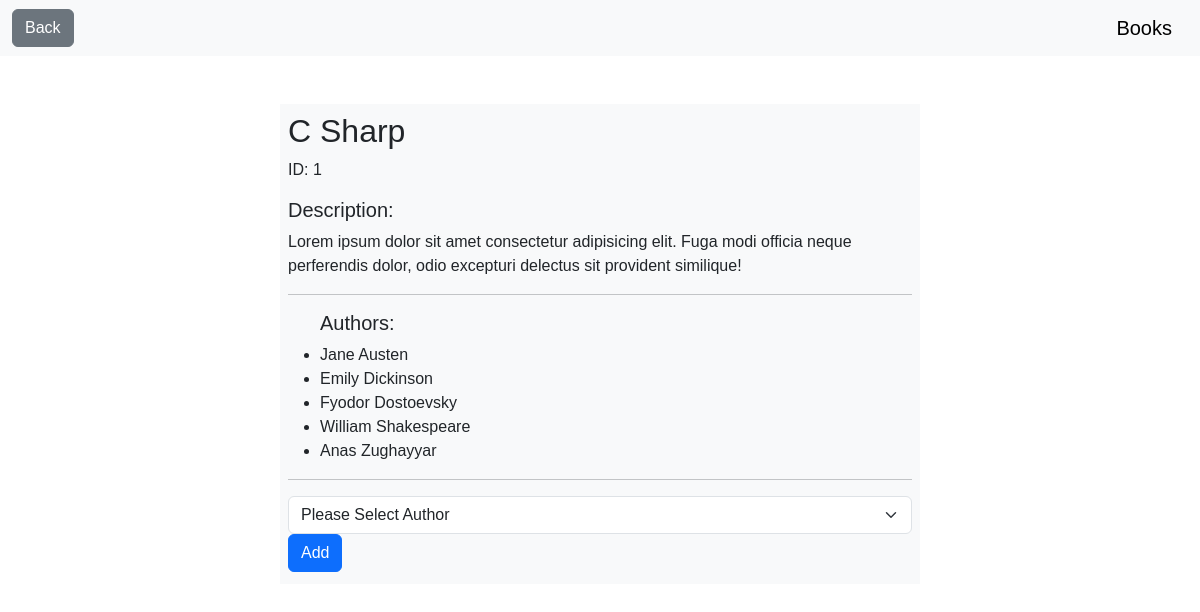
Before: /book/1 with the older database file.
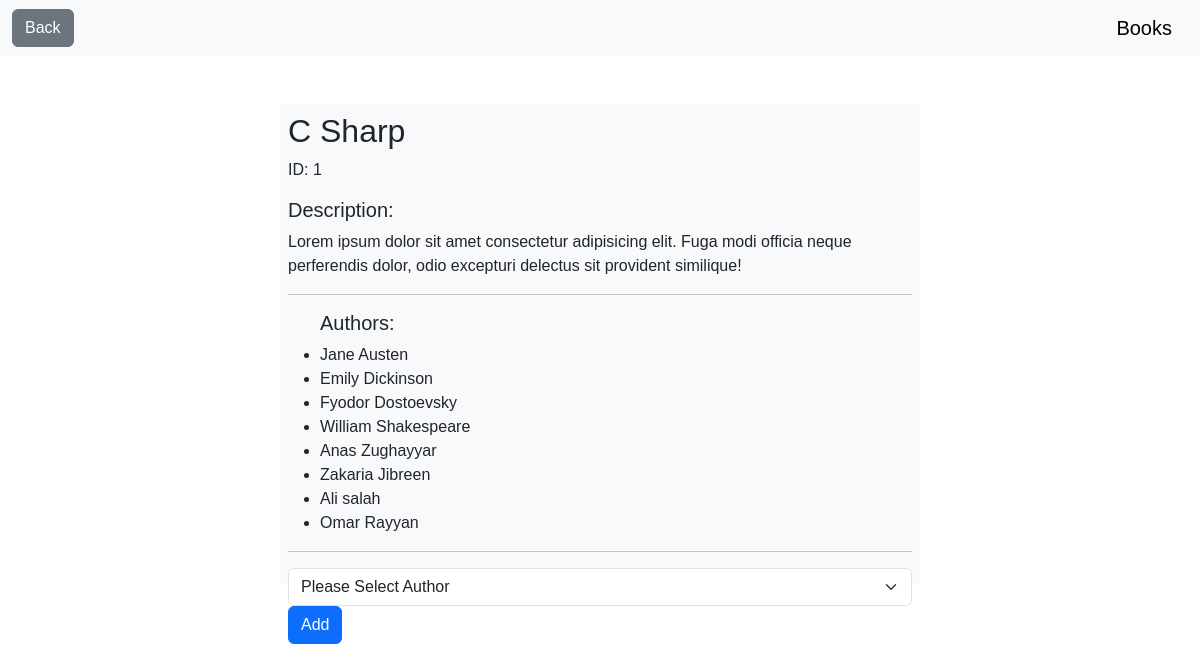
After: the same page with the newer database file.
### books_authors_app/models.py (models this page shows)
class Author(models.Model):
    first_name = models.CharField(max_length=45)
    last_name = models.CharField(max_length=45)
    books = models.ManyToManyField(Book, related_name="authors")
    created_at = models.DateTimeField(auto_now_add=True)
    updated_at = models.DateTimeField(auto_now=True)
    notes = models.TextField()

### books_authors_app/views.py (the view)
# urls.py: path('book/<int:id>', views.view_book),
def view_book(request, id):
    context = {
        'book' : models.get_book_by_id(id),
        'authors' : models.get_all_authors()
    }
    return render(request, "book_view.html", context)

### books_authors_app/models.py (called while the page is built)
def get_all_authors():
    return Author.objects.all()

def get_book_by_id(id):
    return Book.objects.get(id=id)

### books_authors_app/templates/book_view.html (shortened to what this page needs)
<!DOCTYPE html>
<html lang="en">
<head>
    {% load static %}
    <link rel="stylesheet" href="{% static 'css/bootstrap/bootstrap.css' %}">
    <link rel="stylesheet" href="{% static 'css/my_css/my_style.css' %}">
</head>
<body>
    <nav class="navbar bg-body-tertiary">
        <div class="container-fluid">
            <a href="/books" class="btn btn-secondary">Back</a>
            <a class="navbar-brand">Books</a>
        </div>
    </nav>
    <br>
    <br>
    <div class="container-book-view">
        <h2>{{ book.title }}</h2>
        <p>ID: {{ book.id }} </p>
        <h5>Description:</h5>
        <p>{{ book.desc }}</p>
        <hr>
        <ul>
        <h5>Authors:</h5>
        {% for author in book.authors.all %}
            <li>{{ author.first_name }} {{ author.last_name }}</li>
        {% endfor %}
        </ul>
        <hr>
        <form action="/addAuthorToBook" method="post">
            <select class="form-select" name="author_id">
                <option value="null" selected>Please Select Author</option>
            </select>
            <button type="submit" class="btn btn-primary">Add</button>
        </form>
    </div>
</body>
</html>

Changed rows visible on the page:
now on this page (row unchanged): Author: first_name "Zakaria", last_name "Jibreen"
added Author: first_name "Ali", last_name "salah"
added Author: first_name "Omar", last_name "Rayyan"
